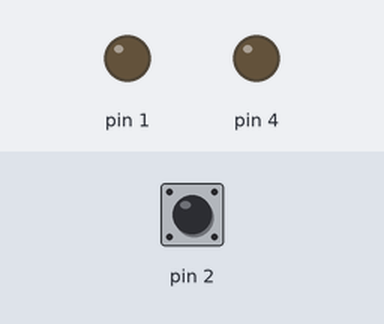
Recording of a sketch running on a simulated Arduino Uno, built with avr-gcc and run on an emulated ATmega328P. On the bench: output pins drawn as LEDs (lit = HIGH). Dashed ring = blinking. The inputs (shaded band) are chosen by the test bench; at power-on: pin 2 HIGH.

Above: at 1.2 s.
1.3 s: pin 2 pulled LOW for 0.15 s
At 1.51 s:
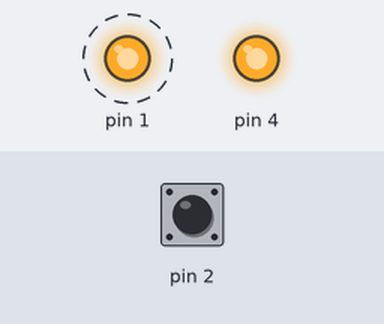
4.3 s: pin 2 pulled LOW for 3.2 s
At 5.3 s:
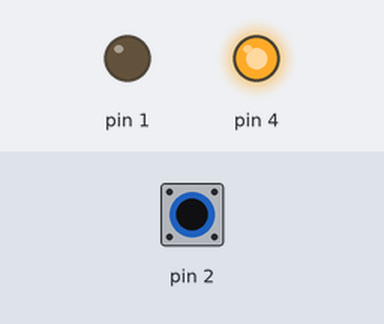
Timing chart, 0 to 9.0 s (numbered marks = the images above; inputs shaded):
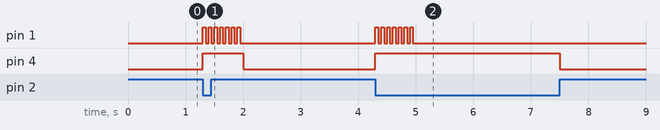

The sketch:

make_clean.ino
```cpp
int lampe = PB4;
int speaker = PB1;
int schalter = PB2;

bool flag = true;

void setup() {
  pinMode(speaker, OUTPUT);
  pinMode(lampe, OUTPUT);
  pinMode(schalter, INPUT_PULLUP);

  digitalWrite(speaker, LOW);
  digitalWrite(lampe, LOW);
}

void loop() {
  if (digitalRead(schalter) == LOW) {
    digitalWrite(lampe, HIGH);
    if (flag == true) {
      flag = false;
      playTune();
    }
  }
  if (digitalRead(schalter) == HIGH) {
    flag = true;
    digitalWrite(speaker, LOW);
    digitalWrite(lampe, LOW);
    //delay(300);
  }
}

void playTune(void)
{
  for (int i = 0; i < 7; i++) {
    digitalWrite(speaker, HIGH);
    delay(50);
    digitalWrite(speaker, LOW);
    delay(50);
  }
}
```

Measured:
- after the input at 1.3 s, pin 1: alternates HIGH for 0.05 s and LOW for 0.05 s, 14 changes in all, then stays LOW, starting at once; pin 4: LOW → HIGH at once, → LOW 0.70 s later
- after the input at 4.3 s, pin 1: alternates HIGH for 0.05 s and LOW for 0.05 s, 14 changes in all, then stays LOW, starting at once; pin 4: LOW → HIGH at once, → LOW 3.2 s later
